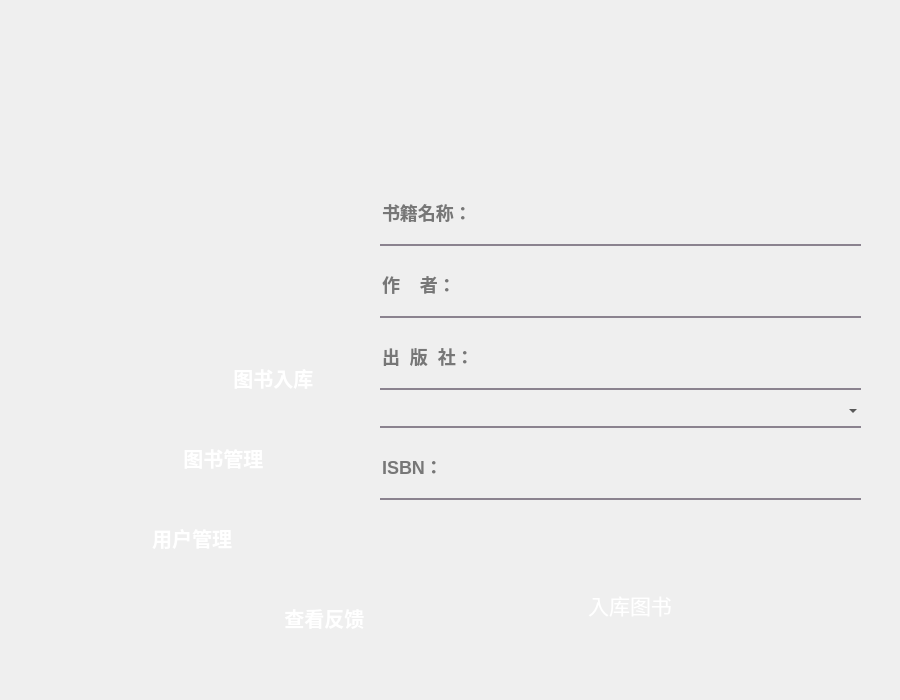
<?xml version="1.0" encoding="UTF-8"?>
<ui version="4.0">
 <class>inputbook</class>
 <widget class="QWidget" name="inputbook">
  <property name="geometry">
   <rect>
    <x>0</x>
    <y>0</y>
    <width>900</width>
    <height>700</height>
   </rect>
  </property>
  <property name="sizePolicy">
   <sizepolicy hsizetype="Preferred" vsizetype="Ignored">
    <horstretch>0</horstretch>
    <verstretch>0</verstretch>
   </sizepolicy>
  </property>
  <property name="windowTitle">
   <string>Form</string>
  </property>
  <property name="styleSheet">
   <string notr="true">QLineEdit
{
background-color:transparent;
border:none;
font:bold 18px ;
color:rgba(0,0,0);
border-bottom: 2px solid rgba(56,42,64,140);
}
QLineEdit:hover
{
background-color:transparent;
border:none;
font:bold 18px ;
color:rgb(56,42,64);
border-bottom: 2px solid rgb(56,42,64);
}
QTextEdit
{
background-color:transparent;
border:none;
font:bold 18px ;
color:rgba(0,0,0);
border-bottom: 2px solid rgba(56,42,64,140);
}
QTextEdit:hover
{
background-color:transparent;
border:none;
font:bold 18px ;
color:rgb(56,42,64);
border-bottom: 2px solid rgb(56,42,64);
}

QLabel
{
color:rgb(56,42,64);
}
QComboBox
{
background-color:transparent;
border:none;
border-bottom: 2px solid rgba(56,42,64,140);
}
QComboBox:hover
{
background-color:transparent;
border:none;
border-bottom: 2px solid rgb(56,42,64);
}
QComboBox::drop-down
{
min-width: 55px;
border-image:url(:/image/folder-jump-down.png);
}
QComboBox::drop-down:hover
{
min-width: 55px;
border-image:url(:/image/folder-jump-down-pressed.png);
}
QPushButton#Seen_Button
{
border:none;
image:url(:/image/main_more.png);
color:white;
}
QPushButton#Seen_Button:hover
{
image:url(:/image/main_more_pressed.png);
color:white;
}

QPushButton#Update_Button
{
image:url(:/image/login.png);
color:white;
}
QPushButton#Update_Button:hover
{
image:url(:/image/login-pressed.png);
color:white;
}
QPushButton#PersonalMode_Button
{
border:none;
image:url(:/image/main_musicplay_pressed.png);
color:white;
}
QPushButton#PersonalMode_Button:hover
{
image:url(:/image/main_musicplay_pressed.png);
color:white;
}

QPushButton#BookMode_Button
{
border:none;
image:url(:/image/main_story.png);
color:white;
}
QPushButton#BookMode_Button:hover
{
image:url(:/image/main_story_pressed.png);
color:white;
}
QPushButton#FindBookMode_Button
{
border:none;
image:url(:/image/main_course.png);
color:white;
}
QPushButton#FindBookMode_Button:hover
{
image:url(:/image/main_course_pressed.png);
color:white;
}
QPushButton#pushButton
{
border:none;
image:url(:/image/allsongs_button.png);
color:white;
}
QPushButton#pushButton:hover
{
image:url(:/image/allsongs_button_pressed.png);
color:white;
}

QPushButton#btnClose
{
border:none;
image:url(:/image/delet_button.png);
color:white;
}
QPushButton#btnClose:hover
{
image:url(:/image/delet_button_pressed.png);
color:white;
}</string>
  </property>
  <widget class="QPushButton" name="pushButton">
   <property name="geometry">
    <rect>
     <x>450</x>
     <y>550</y>
     <width>360</width>
     <height>110</height>
    </rect>
   </property>
   <property name="font">
    <font>
     <pointsize>16</pointsize>
    </font>
   </property>
   <property name="text">
    <string>入库图书</string>
   </property>
  </widget>
  <widget class="QWidget" name="verticalLayoutWidget_4">
   <property name="geometry">
    <rect>
     <x>380</x>
     <y>180</y>
     <width>481</width>
     <height>320</height>
    </rect>
   </property>
   <layout class="QVBoxLayout" name="verticalLayout">
    <item>
     <layout class="QHBoxLayout" name="horizontalLayout_2">
      <item>
       <widget class="QLineEdit" name="BOOK_INPUT">
        <property name="sizePolicy">
         <sizepolicy hsizetype="Expanding" vsizetype="Expanding">
          <horstretch>0</horstretch>
          <verstretch>0</verstretch>
         </sizepolicy>
        </property>
        <property name="font">
         <font>
          <pointsize>-1</pointsize>
          <italic>false</italic>
          <bold>true</bold>
         </font>
        </property>
        <property name="placeholderText">
         <string>书籍名称：</string>
        </property>
       </widget>
      </item>
     </layout>
    </item>
    <item>
     <layout class="QHBoxLayout" name="horizontalLayout_3">
      <item>
       <widget class="QLineEdit" name="AUTHOR_INPUT">
        <property name="sizePolicy">
         <sizepolicy hsizetype="Expanding" vsizetype="Expanding">
          <horstretch>0</horstretch>
          <verstretch>0</verstretch>
         </sizepolicy>
        </property>
        <property name="font">
         <font>
          <pointsize>-1</pointsize>
          <italic>false</italic>
          <bold>true</bold>
         </font>
        </property>
        <property name="text">
         <string/>
        </property>
        <property name="placeholderText">
         <string>作    者：</string>
        </property>
       </widget>
      </item>
     </layout>
    </item>
    <item>
     <layout class="QHBoxLayout" name="horizontalLayout_4">
      <item>
       <widget class="QLineEdit" name="PRESS_INPUT">
        <property name="sizePolicy">
         <sizepolicy hsizetype="Expanding" vsizetype="Expanding">
          <horstretch>0</horstretch>
          <verstretch>0</verstretch>
         </sizepolicy>
        </property>
        <property name="font">
         <font>
          <pointsize>-1</pointsize>
          <italic>false</italic>
          <bold>true</bold>
         </font>
        </property>
        <property name="placeholderText">
         <string>出  版  社：</string>
        </property>
       </widget>
      </item>
     </layout>
    </item>
    <item>
     <layout class="QHBoxLayout" name="horizontalLayout_5">
      <item>
       <widget class="QComboBox" name="Type_Name_chose">
        <property name="font">
         <font>
          <pointsize>18</pointsize>
         </font>
        </property>
        <property name="autoFillBackground">
         <bool>false</bool>
        </property>
        <property name="styleSheet">
         <string notr="true"/>
        </property>
        <property name="editable">
         <bool>false</bool>
        </property>
        <property name="currentText">
         <string/>
        </property>
        <property name="insertPolicy">
         <enum>QComboBox::InsertPolicy::InsertAtBottom</enum>
        </property>
        <property name="placeholderText">
         <string/>
        </property>
        <item>
         <property name="text">
          <string/>
         </property>
        </item>
        <item>
         <property name="text">
          <string>文学作品，小说</string>
         </property>
        </item>
        <item>
         <property name="text">
          <string>童书</string>
         </property>
        </item>
        <item>
         <property name="text">
          <string>教科书</string>
         </property>
        </item>
        <item>
         <property name="text">
          <string>传记，回忆录</string>
         </property>
        </item>
        <item>
         <property name="text">
          <string>科幻</string>
         </property>
        </item>
        <item>
         <property name="text">
          <string>历史</string>
         </property>
        </item>
        <item>
         <property name="text">
          <string>哲学</string>
         </property>
        </item>
       </widget>
      </item>
     </layout>
    </item>
    <item>
     <layout class="QHBoxLayout" name="horizontalLayout_6">
      <item>
       <widget class="QLineEdit" name="isbnnn">
        <property name="sizePolicy">
         <sizepolicy hsizetype="Expanding" vsizetype="Expanding">
          <horstretch>0</horstretch>
          <verstretch>0</verstretch>
         </sizepolicy>
        </property>
        <property name="font">
         <font>
          <pointsize>-1</pointsize>
          <italic>false</italic>
          <bold>true</bold>
         </font>
        </property>
        <property name="maxLength">
         <number>13</number>
        </property>
        <property name="placeholderText">
         <string>ISBN：</string>
        </property>
       </widget>
      </item>
     </layout>
    </item>
   </layout>
  </widget>
  <widget class="QPushButton" name="PersonalMode_Button">
   <property name="enabled">
    <bool>true</bool>
   </property>
   <property name="geometry">
    <rect>
     <x>90</x>
     <y>340</y>
     <width>300</width>
     <height>75</height>
    </rect>
   </property>
   <property name="sizePolicy">
    <sizepolicy hsizetype="Expanding" vsizetype="Expanding">
     <horstretch>0</horstretch>
     <verstretch>0</verstretch>
    </sizepolicy>
   </property>
   <property name="font">
    <font>
     <pointsize>15</pointsize>
     <bold>true</bold>
    </font>
   </property>
   <property name="focusPolicy">
    <enum>Qt::FocusPolicy::ClickFocus</enum>
   </property>
   <property name="layoutDirection">
    <enum>Qt::LayoutDirection::LeftToRight</enum>
   </property>
   <property name="autoFillBackground">
    <bool>false</bool>
   </property>
   <property name="styleSheet">
    <string notr="true">QPushButton {
    color: white;
}</string>
   </property>
   <property name="text">
    <string>            图书入库</string>
   </property>
   <property name="flat">
    <bool>true</bool>
   </property>
  </widget>
  <widget class="QPushButton" name="BookMode_Button">
   <property name="enabled">
    <bool>true</bool>
   </property>
   <property name="geometry">
    <rect>
     <x>40</x>
     <y>420</y>
     <width>300</width>
     <height>75</height>
    </rect>
   </property>
   <property name="sizePolicy">
    <sizepolicy hsizetype="Expanding" vsizetype="Expanding">
     <horstretch>0</horstretch>
     <verstretch>0</verstretch>
    </sizepolicy>
   </property>
   <property name="palette">
    <palette>
     <active>
      <colorrole role="WindowText">
       <brush brushstyle="SolidPattern">
        <color alpha="255">
         <red>128</red>
         <green>128</green>
         <blue>128</blue>
        </color>
       </brush>
      </colorrole>
      <colorrole role="Button">
       <brush brushstyle="SolidPattern">
        <color alpha="0">
         <red>0</red>
         <green>0</green>
         <blue>0</blue>
        </color>
       </brush>
      </colorrole>
      <colorrole role="Text">
       <brush brushstyle="SolidPattern">
        <color alpha="255">
         <red>128</red>
         <green>128</green>
         <blue>128</blue>
        </color>
       </brush>
      </colorrole>
      <colorrole role="ButtonText">
       <brush brushstyle="SolidPattern">
        <color alpha="255">
         <red>128</red>
         <green>128</green>
         <blue>128</blue>
        </color>
       </brush>
      </colorrole>
      <colorrole role="Base">
       <brush brushstyle="SolidPattern">
        <color alpha="0">
         <red>0</red>
         <green>0</green>
         <blue>0</blue>
        </color>
       </brush>
      </colorrole>
      <colorrole role="Window">
       <brush brushstyle="SolidPattern">
        <color alpha="0">
         <red>0</red>
         <green>0</green>
         <blue>0</blue>
        </color>
       </brush>
      </colorrole>
      <colorrole role="PlaceholderText">
       <brush brushstyle="SolidPattern">
        <color alpha="128">
         <red>128</red>
         <green>128</green>
         <blue>128</blue>
        </color>
       </brush>
      </colorrole>
     </active>
     <inactive>
      <colorrole role="WindowText">
       <brush brushstyle="SolidPattern">
        <color alpha="255">
         <red>128</red>
         <green>128</green>
         <blue>128</blue>
        </color>
       </brush>
      </colorrole>
      <colorrole role="Button">
       <brush brushstyle="SolidPattern">
        <color alpha="0">
         <red>0</red>
         <green>0</green>
         <blue>0</blue>
        </color>
       </brush>
      </colorrole>
      <colorrole role="Text">
       <brush brushstyle="SolidPattern">
        <color alpha="255">
         <red>128</red>
         <green>128</green>
         <blue>128</blue>
        </color>
       </brush>
      </colorrole>
      <colorrole role="ButtonText">
       <brush brushstyle="SolidPattern">
        <color alpha="255">
         <red>128</red>
         <green>128</green>
         <blue>128</blue>
        </color>
       </brush>
      </colorrole>
      <colorrole role="Base">
       <brush brushstyle="SolidPattern">
        <color alpha="0">
         <red>0</red>
         <green>0</green>
         <blue>0</blue>
        </color>
       </brush>
      </colorrole>
      <colorrole role="Window">
       <brush brushstyle="SolidPattern">
        <color alpha="0">
         <red>0</red>
         <green>0</green>
         <blue>0</blue>
        </color>
       </brush>
      </colorrole>
      <colorrole role="PlaceholderText">
       <brush brushstyle="SolidPattern">
        <color alpha="128">
         <red>128</red>
         <green>128</green>
         <blue>128</blue>
        </color>
       </brush>
      </colorrole>
     </inactive>
     <disabled>
      <colorrole role="WindowText">
       <brush brushstyle="SolidPattern">
        <color alpha="255">
         <red>128</red>
         <green>128</green>
         <blue>128</blue>
        </color>
       </brush>
      </colorrole>
      <colorrole role="Button">
       <brush brushstyle="SolidPattern">
        <color alpha="0">
         <red>0</red>
         <green>0</green>
         <blue>0</blue>
        </color>
       </brush>
      </colorrole>
      <colorrole role="Text">
       <brush brushstyle="SolidPattern">
        <color alpha="255">
         <red>128</red>
         <green>128</green>
         <blue>128</blue>
        </color>
       </brush>
      </colorrole>
      <colorrole role="ButtonText">
       <brush brushstyle="SolidPattern">
        <color alpha="255">
         <red>128</red>
         <green>128</green>
         <blue>128</blue>
        </color>
       </brush>
      </colorrole>
      <colorrole role="Base">
       <brush brushstyle="SolidPattern">
        <color alpha="0">
         <red>0</red>
         <green>0</green>
         <blue>0</blue>
        </color>
       </brush>
      </colorrole>
      <colorrole role="Window">
       <brush brushstyle="SolidPattern">
        <color alpha="0">
         <red>0</red>
         <green>0</green>
         <blue>0</blue>
        </color>
       </brush>
      </colorrole>
      <colorrole role="PlaceholderText">
       <brush brushstyle="SolidPattern">
        <color alpha="128">
         <red>128</red>
         <green>128</green>
         <blue>128</blue>
        </color>
       </brush>
      </colorrole>
     </disabled>
    </palette>
   </property>
   <property name="font">
    <font>
     <pointsize>15</pointsize>
     <bold>true</bold>
    </font>
   </property>
   <property name="mouseTracking">
    <bool>true</bool>
   </property>
   <property name="acceptDrops">
    <bool>false</bool>
   </property>
   <property name="layoutDirection">
    <enum>Qt::LayoutDirection::LeftToRight</enum>
   </property>
   <property name="autoFillBackground">
    <bool>false</bool>
   </property>
   <property name="styleSheet">
    <string notr="true">QPushButton {
    color: white;
}
</string>
   </property>
   <property name="text">
    <string>            图书管理</string>
   </property>
  </widget>
  <widget class="QPushButton" name="FindBookMode_Button">
   <property name="geometry">
    <rect>
     <x>20</x>
     <y>500</y>
     <width>300</width>
     <height>75</height>
    </rect>
   </property>
   <property name="sizePolicy">
    <sizepolicy hsizetype="Expanding" vsizetype="Expanding">
     <horstretch>0</horstretch>
     <verstretch>0</verstretch>
    </sizepolicy>
   </property>
   <property name="font">
    <font>
     <pointsize>15</pointsize>
     <bold>true</bold>
    </font>
   </property>
   <property name="layoutDirection">
    <enum>Qt::LayoutDirection::LeftToRight</enum>
   </property>
   <property name="autoFillBackground">
    <bool>false</bool>
   </property>
   <property name="styleSheet">
    <string notr="true">QPushButton {
    color: white;
}
</string>
   </property>
   <property name="text">
    <string>        用户管理</string>
   </property>
  </widget>
  <widget class="QPushButton" name="Seen_Button">
   <property name="enabled">
    <bool>true</bool>
   </property>
   <property name="geometry">
    <rect>
     <x>130</x>
     <y>580</y>
     <width>300</width>
     <height>75</height>
    </rect>
   </property>
   <property name="sizePolicy">
    <sizepolicy hsizetype="Expanding" vsizetype="Expanding">
     <horstretch>0</horstretch>
     <verstretch>0</verstretch>
    </sizepolicy>
   </property>
   <property name="font">
    <font>
     <pointsize>15</pointsize>
     <bold>true</bold>
    </font>
   </property>
   <property name="focusPolicy">
    <enum>Qt::FocusPolicy::ClickFocus</enum>
   </property>
   <property name="layoutDirection">
    <enum>Qt::LayoutDirection::LeftToRight</enum>
   </property>
   <property name="autoFillBackground">
    <bool>false</bool>
   </property>
   <property name="styleSheet">
    <string notr="true">QPushButton {
    color: white;
}
</string>
   </property>
   <property name="text">
    <string>                查看反馈</string>
   </property>
   <property name="flat">
    <bool>true</bool>
   </property>
  </widget>
  <widget class="QLabel" name="label_6">
   <property name="geometry">
    <rect>
     <x>20</x>
     <y>20</y>
     <width>860</width>
     <height>660</height>
    </rect>
   </property>
   <property name="text">
    <string/>
   </property>
   <property name="pixmap">
    <pixmap resource="Logo.qrc">:/image/bg_light.png</pixmap>
   </property>
   <property name="scaledContents">
    <bool>true</bool>
   </property>
  </widget>
  <widget class="QLabel" name="label_7">
   <property name="geometry">
    <rect>
     <x>0</x>
     <y>10</y>
     <width>520</width>
     <height>520</height>
    </rect>
   </property>
   <property name="text">
    <string/>
   </property>
   <property name="pixmap">
    <pixmap resource="Logo.qrc">:/image/60.png</pixmap>
   </property>
   <property name="scaledContents">
    <bool>true</bool>
   </property>
  </widget>
  <widget class="QLabel" name="label_8">
   <property name="geometry">
    <rect>
     <x>380</x>
     <y>180</y>
     <width>501</width>
     <height>321</height>
    </rect>
   </property>
   <property name="text">
    <string/>
   </property>
   <property name="pixmap">
    <pixmap resource="Logo.qrc">:/image/bg_shadow.png</pixmap>
   </property>
   <property name="scaledContents">
    <bool>true</bool>
   </property>
  </widget>
  <widget class="QPushButton" name="btnClose">
   <property name="geometry">
    <rect>
     <x>832</x>
     <y>20</y>
     <width>48</width>
     <height>48</height>
    </rect>
   </property>
   <property name="text">
    <string/>
   </property>
   <property name="flat">
    <bool>true</bool>
   </property>
  </widget>
  <zorder>label_6</zorder>
  <zorder>label_8</zorder>
  <zorder>label_7</zorder>
  <zorder>pushButton</zorder>
  <zorder>verticalLayoutWidget_4</zorder>
  <zorder>PersonalMode_Button</zorder>
  <zorder>BookMode_Button</zorder>
  <zorder>FindBookMode_Button</zorder>
  <zorder>Seen_Button</zorder>
  <zorder>btnClose</zorder>
 </widget>
 <resources>
  <include location="Logo.qrc"/>
 </resources>
 <connections/>
</ui>
